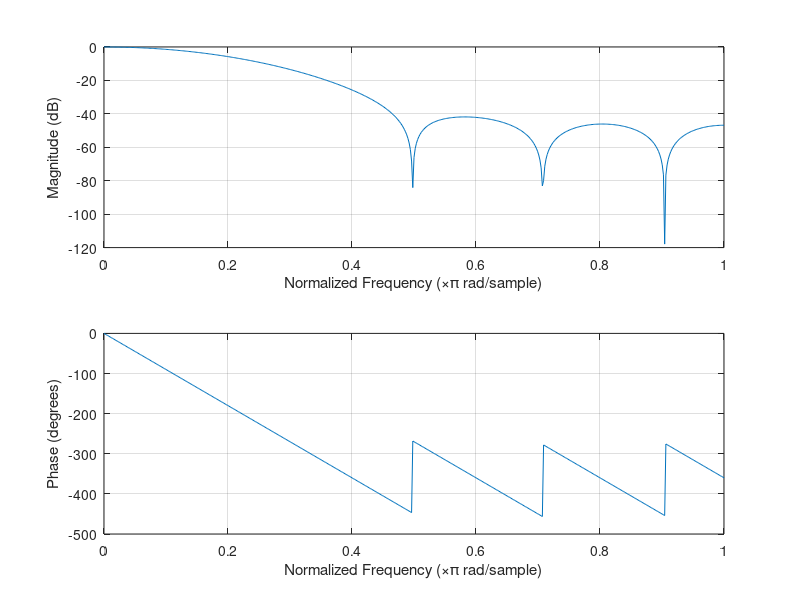

Source code (MATLAB):
load accel_data_1Hz_1000samps.txt
z_raw = transpose(accel_data_1Hz_1000samps(1:end,1));%raw unflitered z_accel data
z_MAF = transpose(accel_data_1Hz_1000samps(1:end,2));%pre-processing filter MAF filter implemented on PIC

%####################Post-processing filter design MAF and FIR######
b=fir1(10,0.15);
freqz(b);%Plot the frequency response of the fir filter
z_fir=conv(b,z_raw);%Convolution of the raw data and the filter (post-processing)

%#####################plot the z signals############################
% f=figure();
% set(f,'name','z_(MAF)','numbertitle','off');
% plot(z_raw,'color','r')
% hold on
% plot(z_MAF);
% plot(z_fir,'color','g')
% legend('z-raw','z-MAF','z-fir')

%#####################plot the FFT for z_raw########################
% hold on
% f=figure();
% set(f,'name','z_raw_FFT','numbertitle','off');
% plotFFT(z_raw);
% fprintf('The maginitude of the spike at 0 Hz should be eaual to %.1d, the abolute average of the z_accel signal\n',abs(mean(z_raw)));

%#####################plot the FFT for z_MAF########################
% hold on
% f=figure();
% set(f,'name','z_MAF_FFT','numbertitle','off');
% plotFFT(z_MAF);
% fprintf('The maginitude of the spike at 0 Hz should be eaual to %.1d, the abolute average of the z_accel signal\n',abs(mean(z_raw)));



